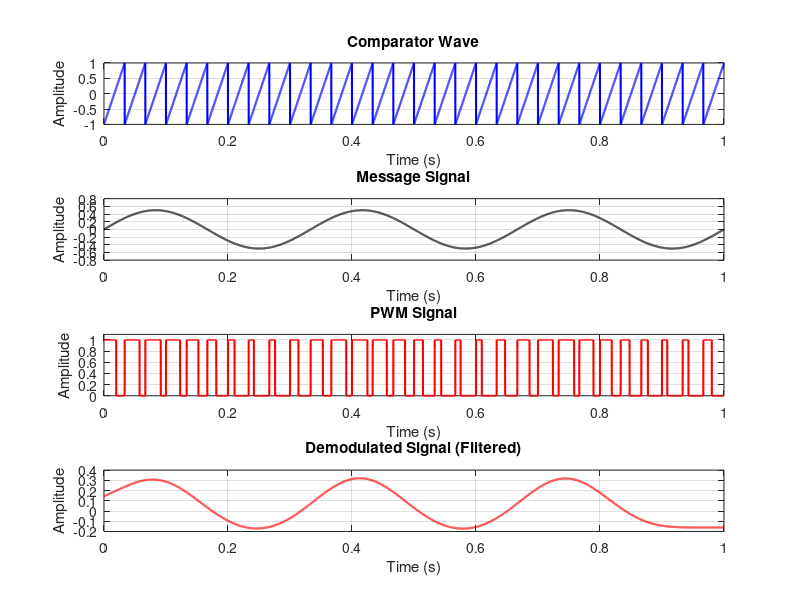

Write the MATLAB code that produced this figure.
clc;
clear all;
close all;

%% Parameters
fs = 30;                    % Frequency of the sawtooth (comparator) signal (Hz)
fm = 3;                     % Frequency of the message signal (Hz)
sampling_frequency = 1e4;   % Sampling frequency (10 kHz)
a = 0.5;                    % Amplitude

%% Time Vector
t = 0:(1/sampling_frequency):1;

%% Generate Comparator (Sawtooth) Wave
comp_wave = 2 * a .* sawtooth(2*pi*fs*t);

subplot(4,1,1);
plot(t, comp_wave, 'b', 'LineWidth', 1.5);
title('Comparator Wave');
xlabel('Time (s)');
ylabel('Amplitude');
grid on;

%% Generate Message Signal (Sine Wave)
msg = a .* sin(2*pi*fm*t);
subplot(4,1,2);
plot(t, msg, 'k', 'LineWidth', 1.5);
title('Message Signal');
xlabel('Time (s)');
ylabel('Amplitude');
grid on;

%% Generate PWM Signal
pwm = zeros(1, length(t));
for i = 1:length(t)
    if msg(i) >= comp_wave(i)
        pwm(i) = 1;
    else
        pwm(i) = 0;
    end
end

subplot(4,1,3);
plot(t, pwm, 'r', 'LineWidth', 1.5);
title('PWM Signal');
xlabel('Time (s)');
ylabel('Amplitude');
axis([0 1 0 1.1]);
grid on;

%% PWM Demodulation: Reconstruct Signal via Pulse Width Measurement
demodulated_signal = zeros(size(msg));
for i = 1:length(pwm)-1
    if pwm(i) == 1
        j = i + 1;
        while (j <= length(pwm)) && (pwm(j) == 1)
            j = j + 1;
        end
        demodulated_signal(i) = mean(msg(i:j-1));
    end
end

%% Low-Pass Filter Design & Application
Fs = 1 / (t(2) - t(1));          % Sampling frequency (should equal sampling_frequency)
Fc = 5;                          % Cutoff frequency (Hz)
[b, a_filter] = butter(4, Fc/(Fs/2), 'low');  % 4th-order Butterworth filter
filtered_signal = filtfilt(b, a_filter, demodulated_signal);

subplot(4,1,4);
plot(t, filtered_signal, 'r', 'LineWidth', 1.5);
title('Demodulated Signal (Filtered)');
xlabel('Time (s)');
ylabel('Amplitude');
grid on;
